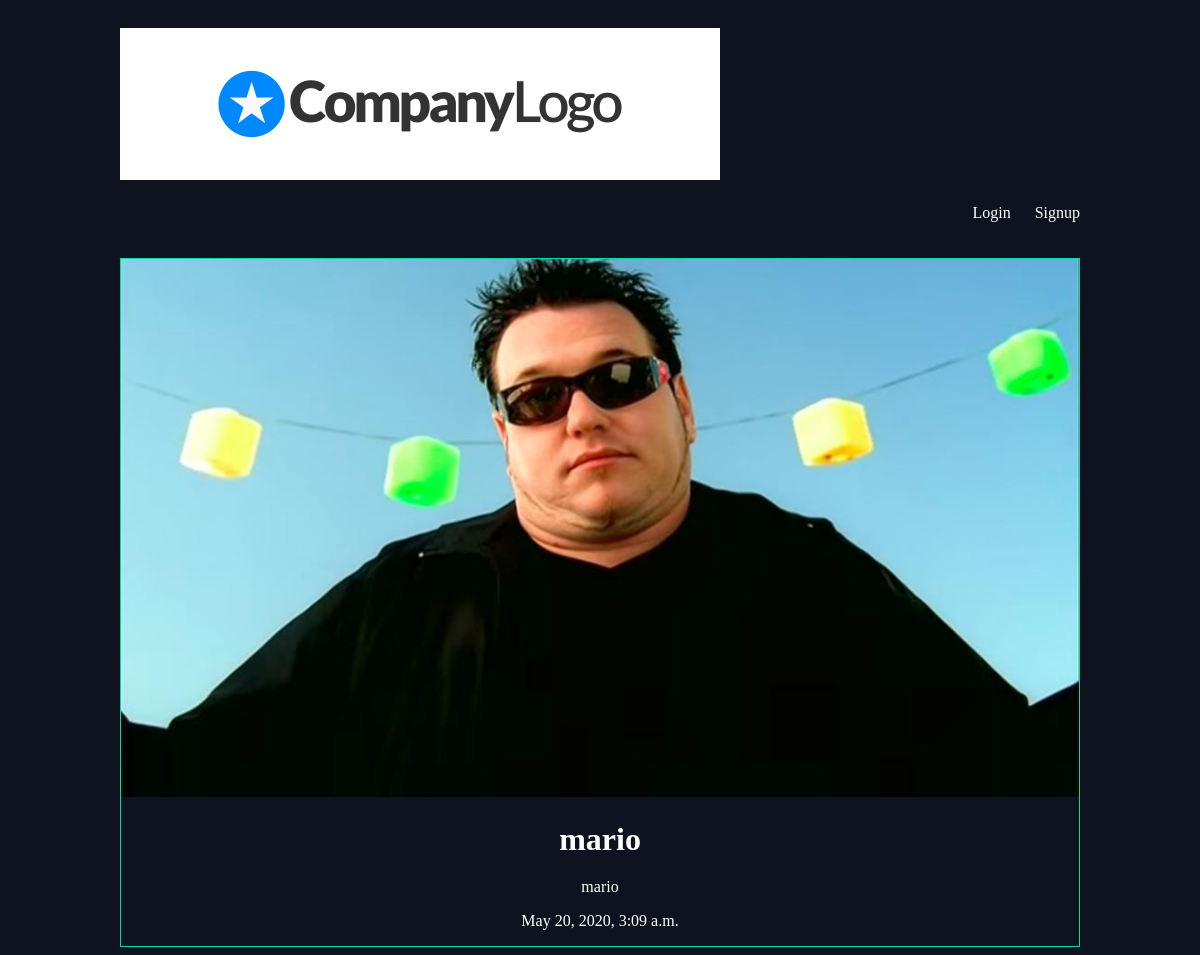
The page /articles/mario/ on the database its author committed.
### articles/models.py (models this page shows, shortened)
class Article(models.Model):
    title = models.CharField(max_length = 100)
    slug = models.SlugField()
    body = models.TextField()
    date = models.DateTimeField(auto_now_add = True)
    thumb = models.ImageField(default = 'default.png', blank = True)
    author = models.ForeignKey(User, on_delete = models.CASCADE, default = None)

### articles/views.py (the view)
# urls.py: re_path(r'^(?P<slug>[\w-]+)/$', views.article_detail, name='detail'),
def article_detail(request, slug):
    article = Article.objects.get(slug = slug)
    return render(request, 'articles/article_detail.html', {'article': article})

### articles/templates/articles/article_detail.html
{% extends 'base_layout.html' %}
{% block content %}
<div class="article-detail">
  <div class="article">
    <img src="{{ article.thumb.url }}"/>
    <h2>{{article.title}}</h2>
    <p>{{article.body}}</p>
    <p>{{article.date}}</p>
  </div>
</div>
{% endblock %}

### assets/styles.css (style rules this page uses)
body { background: #0f121f; background-image: url(stars.png); background-repeat-y: no-repeat; color: #fff; }
body * { font-family: "Comic Sans MS"; }
h1, h2, h3, h4, h5 { font-weight normal; margin: 0; }
.article { padding: 10px; border: 1px solid #00dba0; position: relative; padding-bottom: 40px; }
.article h2 { font-size: 1.2em; }
.article-detail .article { padding: 0; }
.article-detail .article img { max-width: 100%; }
.article-detail .article h2 { text-align: center; margin: 20px auto; font-size: 2em; }
.article-detail .article p { text-align: center; }

### rows shown on the page
Article: thumb (picture), title "mario", body "mario", date "May 20, 2020, 3:09 a.m."
